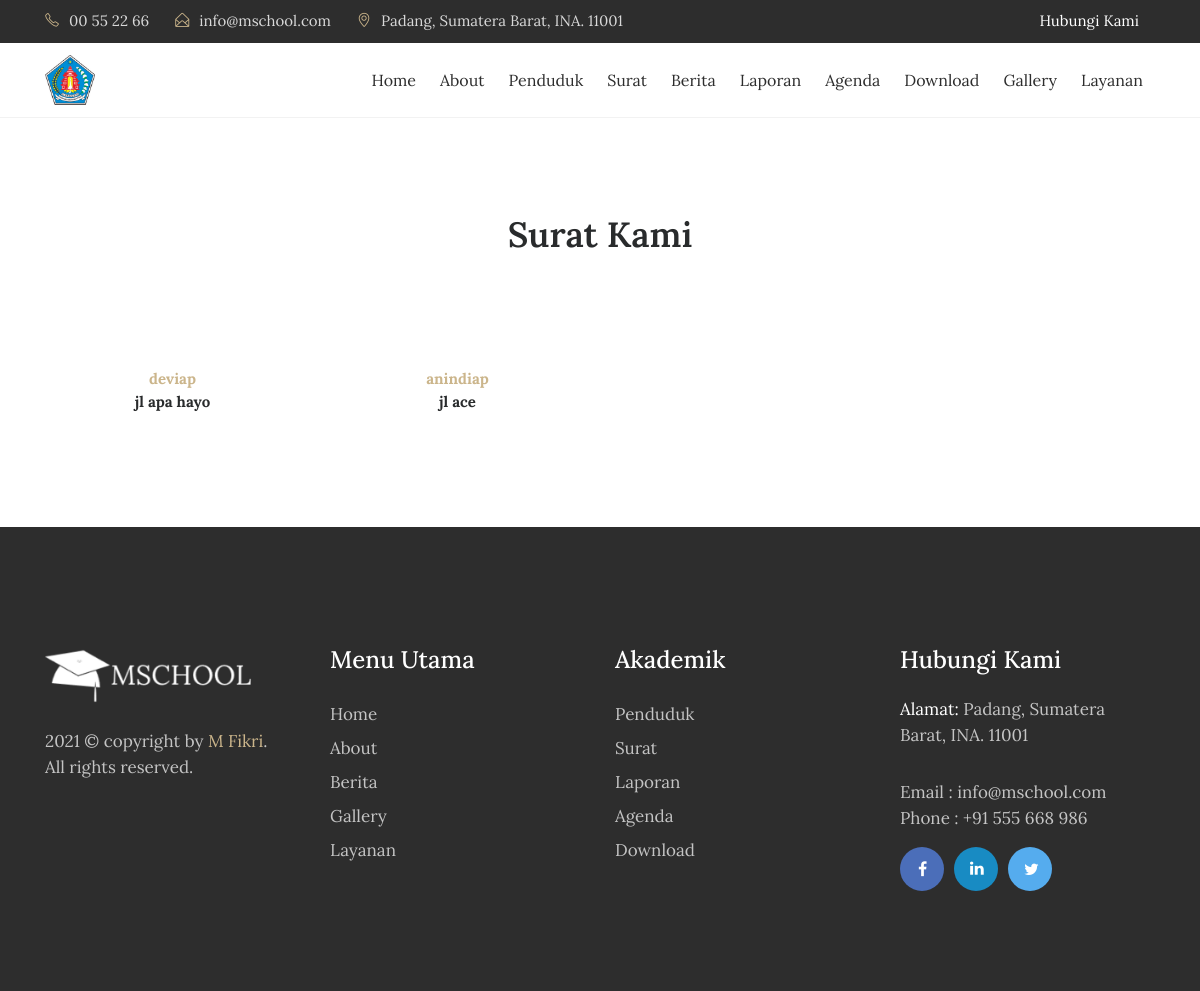
/index.php/surat, run on the app's committed database.
### tables this page shows
CREATE TABLE `tbl_surat` (
  `surat_id` int(11) NOT NULL,
  `surat_nip` varchar(50) NOT NULL,
  `surat_nama` varchar(50) NOT NULL,
  `surat_jenkel` varchar(50) NOT NULL,
  `surat_tmp_lahir` varchar(50) NOT NULL,
  `surat_tgl_lahir` date NOT NULL,
  `surat_alamat` varchar(100) NOT NULL,
  `surat_keperluan` text NOT NULL,
  `surat_tgl_input` timestamp NOT NULL DEFAULT current_timestamp() ON UPDATE current_timestamp()
);

### application/controllers/Surat.php (called while the page is built, shortened)
<?php
class Surat extends CI_Controller{
	function __construct(){
		$this->load->model('m_surat');
		$this->load->model('m_pengunjung');
	}
	function index(){
		$jum=$this->m_surat->surat();
        $page=$this->uri->segment(3);
        if(!$page):
            $offset = 0;
        else:
            $offset = $page;
        endif;
        $limit=8;
        $config['base_url'] = base_url() . 'surat/index/';
            $config['total_rows'] = $jum->num_rows();
            $config['per_page'] = $limit;
            $config['uri_segment'] = 3;
	          $config['full_tag_open']    = '<div class="pagging text-center"><nav><ul class="pagination justify-content-center">';
	          $config['full_tag_close']   = '</ul></nav></div>';
	          $config['num_tag_open']     = '<li class="page-item"><span class="page-link">';
	          $config['num_tag_close']    = '</span></li>';
	          $config['cur_tag_open']     = '<li class="page-item"><span class="page-link">';
	          $config['cur_tag_close']    = '<span class="sr-only">(current)</span></span></li>';
	          $config['next_tag_open']    = '<li class="page-item"><span class="page-link">';
	          $config['next_tagl_close']  = '<span aria-hidden="true">&raquo;</span></span></li>';
	          $config['prev_tag_open']    = '<li class="page-item"><span class="page-link">';
	          $config['prev_tagl_close']  = '</span>Next</li>';
	          $config['first_tag_open']   = '<li class="page-item"><span class="page-link">';
	          $config['first_tagl_close'] = '</span></li>';
	          $config['last_tag_open']    = '<li class="page-item"><span class="page-link">';
	          $config['last_tagl_close']  = '</span></li>';
            $config['first_link'] = 'Awal';
            $config['last_link'] = 'Akhir';
            $config['next_link'] = 'Next >>';
            $config['prev_link'] = '<< Prev';
            $this->pagination->initialize($config);
            $x['page'] =$this->pagination->create_links();
						$x['data']=$this->m_surat->surat_perpage($offset,$limit);
						$this->load->view('depan/v_surat',$x);
	}
}

### index.php (called while the page is built, shortened)
<?php
require_once BASEPATH.'core/CodeIgniter.php';

### application/models/M_surat.php (called while the page is built, shortened)
<?php
class M_surat extends CI_Model{
	function surat_perpage($offset,$limit){
		$hsl=$this->db->query("SELECT * FROM tbl_surat limit $offset,$limit");
		return $hsl;
	}
}

### application/views/depan/v_surat.php (the view, shortened to what this page needs)
<!DOCTYPE html>
<html lang="en">
<head>
    <link rel="stylesheet" href="<?php echo base_url() . 'theme/css/bootstrap.min.css' ?>">
    <link rel="stylesheet" href="<?php echo base_url() . 'theme/css/font-awesome.min.css' ?>">
    <link rel="stylesheet" href="<?php echo base_url() . 'theme/css/simple-line-icons.css' ?>">
    <link rel="stylesheet" href="<?php echo base_url() . 'theme/css/slick.css' ?>">
    <link rel="stylesheet" href="<?php echo base_url() . 'theme/css/slick-theme.css' ?>">
    <link rel="stylesheet" href="<?php echo base_url() . 'theme/css/owl.carousel.min.css' ?>">
    <link href="<?php echo base_url() . 'theme/css/style.css' ?>" rel="stylesheet">
</head>
<body>
    <div class="header-topbar">
        <div class="container">
            <div class="row">
                <div class="col-xs-6 col-sm-8 col-md-9">
                    <div class="header-top_address">
                        <div class="header-top_list">
                            <span class="icon-phone"></span>00 55 22 66
                        </div>
                        <div class="header-top_list">
                            <span class="icon-envelope-open"></span>info@mschool.com
                        </div>
                        <div class="header-top_list">
                            <span class="icon-location-pin"></span>Padang, Sumatera Barat, INA. 11001
                        </div>
                    </div>
                </div>
                <div class="col-xs-6 col-sm-4 col-md-3">
                    <div class="header-top_login mr-sm-3">
                        <a href="<?php echo site_url('contact'); ?>">Hubungi Kami</a>
                    </div>
                </div>
            </div>
        </div>
    </div>
    <div data-toggle="affix" style="border-bottom:solid 1px #f2f2f2;">
        <div class="container nav-menu2">
            <div class="row">
                <div class="col-md-12">
                    <nav class="navbar navbar2 navbar-toggleable-md navbar-light bg-faded">
                        <a href="<?php echo site_url(''); ?>" class="navbar-brand nav-brand2"><img class="img img-responsive" width="50px;" src="<?php echo base_url() . 'theme/images/logo_desa1.png' ?>"></a>
                        <div class="collapse navbar-collapse justify-content-end" id="navbarNavDropdown">
                            <ul class="navbar-nav">
                                <li class="nav-item">
                                    <a class="nav-link" href="<?php echo site_url(''); ?>">Home</a>
                                </li>
                                <li class="nav-item">
                                    <a class="nav-link" href="<?php echo site_url('about'); ?>">About</a>
                                </li>
                                <li class="nav-item">
                                    <a class="nav-link" href="<?php echo site_url('penduduk'); ?>">Penduduk</a>
                                </li>
                                <li class="nav-item">
                                    <a class="nav-link" href="<?php echo site_url('surat'); ?>">Surat</a>
                                </li>
                                <li class="nav-item">
                                    <a class="nav-link" href="<?php echo site_url('blog'); ?>">Berita</a>
                                </li>
                                <li class="nav-item">
                                    <a class="nav-link" href="<?php echo site_url('laporan'); ?>">Laporan</a>
                                </li>
                                <li class="nav-item">
                                    <a class="nav-link" href="<?php echo site_url('agenda'); ?>">Agenda</a>
                                </li>
                                <li class="nav-item">
                                    <a class="nav-link" href="<?php echo site_url('download'); ?>">Download</a>
                                </li>
                                <li class="nav-item">
                                    <a class="nav-link" href="<?php echo site_url('galeri'); ?>">Gallery</a>
                                </li>
                                <li class="nav-item">
                                    <a class="nav-link" href="<?php echo site_url('contact'); ?>">Layanan</a>
                                </li>
                            </ul>
                        </div>
                    </nav>
                </div>
            </div>
        </div>
    </div>
    <section class="our-teachers">
        <div class="container">
            <div class="row">
                <div class="col-md-12">
                    <h2 class="mb-5">Surat Kami</h2>
                </div>
            </div>
            <div class="row">
                <?php foreach ($data->result() as $row) : ?>
                    <div class="col-xs-12 col-sm-6 col-md-3">
                        <div class="admission_insruction">
                            <p class="text-center mt-3"><span><?php echo $row->surat_nama; ?></span>
                                <br>
                                <?php echo $row->surat_alamat; ?></p>
                        </div>
                    </div>
                <?php endforeach; ?>
            </div>
        </div>
    </section>
    <footer>
        <div class="container">
            <div class="row">
                <div class="col-md-3">
                    <div class="foot-logo">
                        <a href="<?php echo site_url(); ?>">
                            <img src="<?php echo base_url() . 'theme/images/logo-white.png' ?>" class="img-fluid" alt="footer_logo">
                        </a>
                        <p><?php echo date('Y'); ?> © copyright by <a href="http://mfikri.com" target="_blank">M Fikri</a>. <br>All rights reserved.</p>
                    </div>
                </div>
                <div class="col-md-3">
                    <div class="sitemap">
                        <h3>Menu Utama</h3>
                        <ul>
                            <li><a href="<?php echo site_url(); ?>">Home</a></li>
                            <li><a href="<?php echo site_url('about'); ?>">About</a></li>
                            <li><a href="<?php echo site_url('artikel'); ?>">Berita </a></li>
                            <li><a href="<?php echo site_url('galeri'); ?>">Gallery</a></li>
                            <li><a href="<?php echo site_url('contact'); ?>">Layanan</a></li>
                        </ul>
                    </div>
                </div>
                <div class="col-md-3">
                    <div class="sitemap">
                        <h3>Akademik</h3>
                        <ul>
                            <li><a href="<?php echo site_url('penduduk'); ?>">Penduduk</a></li>
                            <li><a href="<?php echo site_url('surat'); ?>">Surat </a></li>
                            <li><a href="<?php echo site_url('laporan'); ?>">Laporan</a></li>
                            <li><a href="<?php echo site_url('agenda'); ?>">Agenda</a></li>
                            <li><a href="<?php echo site_url('download'); ?>">Download</a></li>
                        </ul>
                    </div>
                </div>
                <div class="col-md-3">
                    <div class="address">
                        <h3>Hubungi Kami</h3>
                        <p><span>Alamat: </span> Padang, Sumatera Barat, INA. 11001</p>
                        <p>Email : info@mschool.com
                            <br> Phone : +91 555 668 986</p>
                        <ul class="footer-social-icons">
                            <li><a href="#"><i class="fa fa-facebook fa-fb" aria-hidden="true"></i></a></li>
                            <li><a href="#"><i class="fa fa-linkedin fa-in" aria-hidden="true"></i></a></li>
                            <li><a href="#"><i class="fa fa-twitter fa-tw" aria-hidden="true"></i></a></li>
                        </ul>
                    </div>
                </div>
            </div>
        </div>
    </footer>
</body>
</html>

### data on the page
tbl_surat: surat_nama "deviap", surat_alamat "jl apa hayo"
tbl_surat: surat_nama "anindiap", surat_alamat "jl ace"
